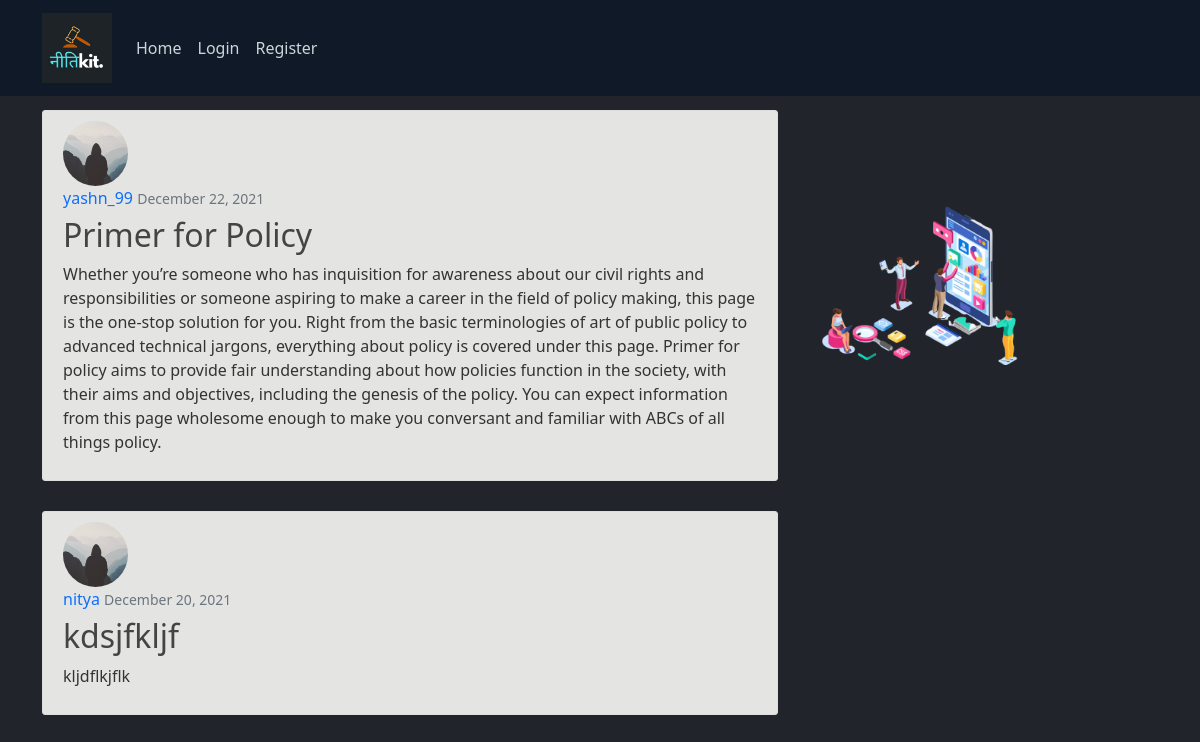
The page /blog/ on the database as committed earlier.
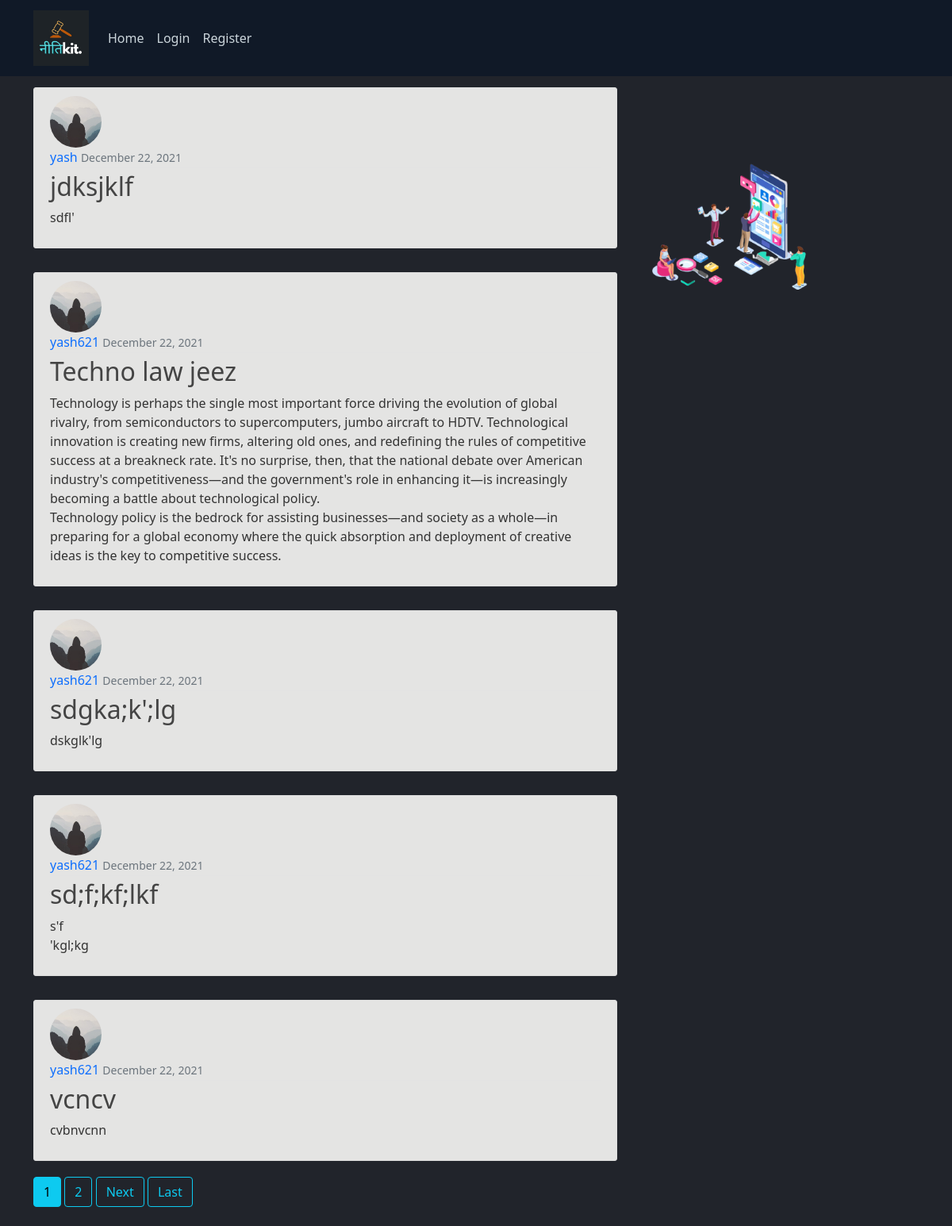
The same page on the database as committed later.
### blog/models.py (models this page shows, shortened)
class Post(models.Model):
    title = models.CharField(max_length=100)
    current = models.TextField()
    date_posted = models.DateTimeField(default=timezone.now)
    author = models.ForeignKey(User, on_delete=models.CASCADE)

### users/models.py (models this page shows, shortened)
class Profile(models.Model):
    user = models.OneToOneField(User, on_delete=models.CASCADE)
    image = models.ImageField(default='default.jpg', upload_to='profile_pics')

### blog/views.py (the view)
# urls.py: path('', PostListView.as_view(), name="blog-home"),
class PostListView(ListView):
    model = Post
    template_name = 'blog/home.html'
    context_object_name = 'posts'
    ordering = ['-date_posted']
    paginate_by = 5

### blog/templates/blog/home.html (shortened to what this page needs)
{% extends "blog/base.html" %} {% block content %} {% for post in posts %}
<article class="media content-section">
  <img
    class="rounded-circle article-img"
    src="{{ post.author.profile.image.url }}"
  />
  <div class="media-body">
    <div class="article-metadata">
      <a
        class="mr-2 author-link"
        href="{% url 'user-posts' post.author.username %}"
        >{{ post.author }}</a
      >
      <small class="text-muted">{{ post.date_posted|date:"F d, Y" }}</small>
    </div>
    <h2>
      <a class="article-title" href="{% url 'post-detail' post.id %}"
        >{{ post.title }}</a
      >
    </h2>
    <p class="article-content">{{ post.current }}</p>
  </div>
</article>
{% endfor %} {% if is_paginated %}
{% for num in page_obj.paginator.page_range %} {% if page_obj.number == num %}
<a class="btn btn-info mb-4" href="?page={{ num }}">{{ num }}</a>
{% elif num > page_obj.number|add:'-3' and num < page_obj.number|add:'3' %}
<a class="btn btn-outline-info mb-4" href="?page={{ num }}">{{ num }}</a>
{% endif %} {% endfor %}
{% if page_obj.has_next %}
<a
  class="btn btn-outline-info mb-4"
  href="?page={{ page_obj.next_page_number }}"
  >Next</a
>
<a
  class="btn btn-outline-info mb-4"
  href="?page={{ page_obj.paginator.num_pages }}"
  >Last</a
>
{% endif %} {% endif %}{% endblock content %}

Rows that differ between the two databases and show on the page:
no longer on this page (row unchanged): Post: author.profile.image (placeholder picture), author "yashn_99", date_posted "December 22, 2021", title "Primer for Policy", current "Whether you’re someone who has inquisition for awareness about our civil rights and responsibilities or someone aspiring to make a career in the field of policy making, this page is the one-stop solution for you. Right from the basic terminologies of art of public policy to advanced technical jargons, everything about policy is covered under this page. Primer for policy aims to provide fair understanding about how policies function in the society, with their aims and objectives, including the genesis of the policy. You can expect information from this page wholesome enough to make you conversant and familiar with ABCs of all things policy."
no longer on this page (row unchanged): Post: author.profile.image (placeholder picture), author "nitya", date_posted "December 20, 2021", title "kdsjfkljf", current "kljdflkjflk"
added Post: author.profile.image (placeholder picture), author "yash", date_posted "December 22, 2021", title "jdksjklf", current "sdfl'"
added Post: author.profile.image (placeholder picture), author "yash621", date_posted "December 22, 2021", title "Techno law jeez", current "Technology is perhaps the single most important force driving the evolution of global rivalry, from semiconductors to supercomputers, jumbo aircraft to HDTV. Technological innovation is creating new firms, altering old ones, and redefining the rules of competitive success at a breakneck rate. It's no surprise, then, that the national debate over American industry's competitiveness—and the government's role in enhancing it—is increasingly becoming a battle about technological policy. Technology policy is the bedrock for assisting businesses—and society as a whole—in preparing for a global economy where the quick absorption and deployment of creative ideas is the key to competitive success."
added Post: author.profile.image (placeholder picture), author "yash621", date_posted "December 22, 2021", title "sdgka;k';lg", current "dskglk'lg"
added Post: author.profile.image (placeholder picture), author "yash621", date_posted "December 22, 2021", title "sd;f;kf;lkf", current "s'f 'kgl;kg"
added Post: author.profile.image (placeholder picture), author "yash621", date_posted "December 22, 2021", title "vcncv", current "cvbnvcnn"
Other text that changed with them:
new list line: "1"
new list line: "2"
text now shown: "Next Last"
